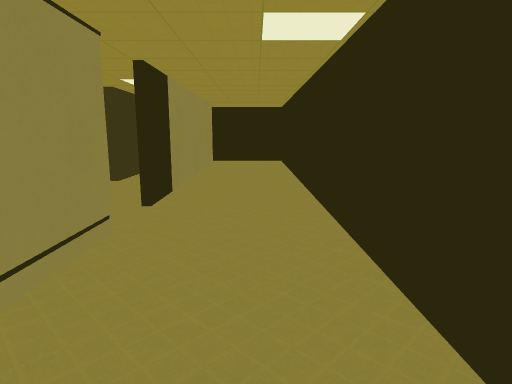
View 1 (above)

20 first-person views from a walk through a 3-D level made in the Godot game engine. The camera is 1.4 m above the floor, tilts 10° down and sees 75° across. The floor is counted in squares, 1 m on a side. Each view is taken from the middle of a square. On the plan, view 1 faces up. The plan holds only what a view shows up to about 15 squares ahead; the rest is blank. Surface patterns are stand-ins for the level's own textures.

View 2
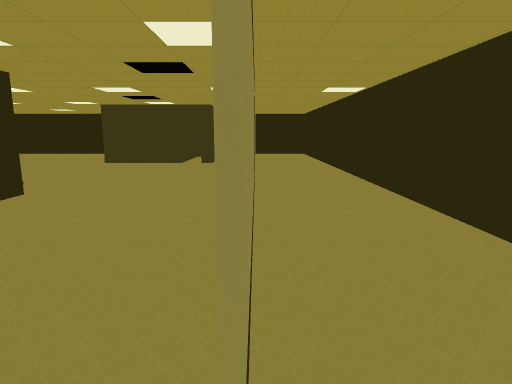

View 3
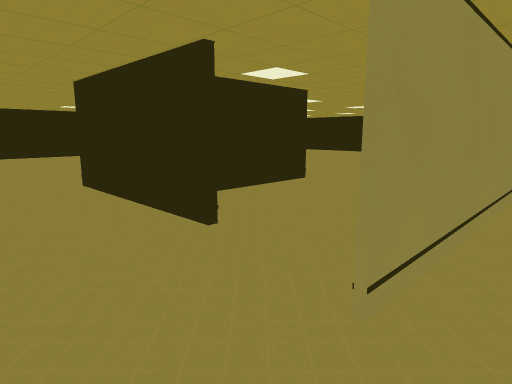

View 4
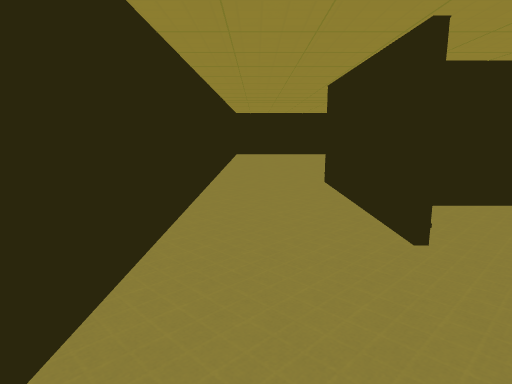

View 5
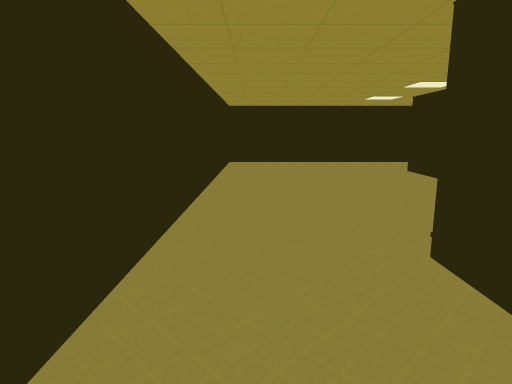

View 6
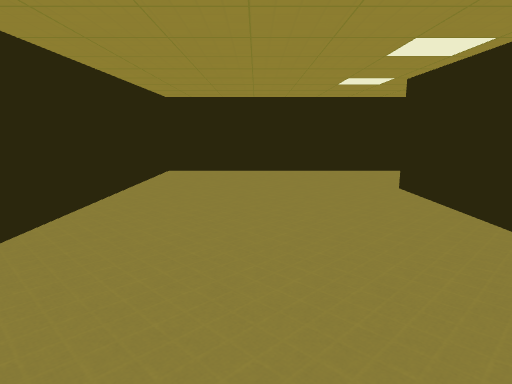

View 7
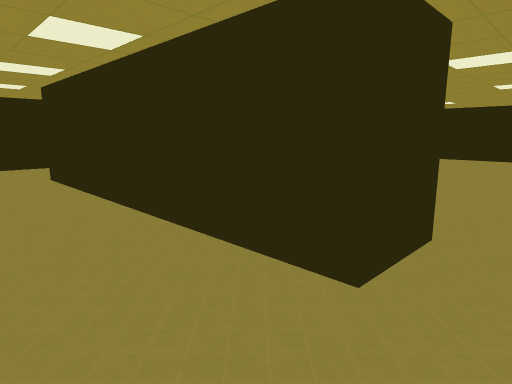

View 8
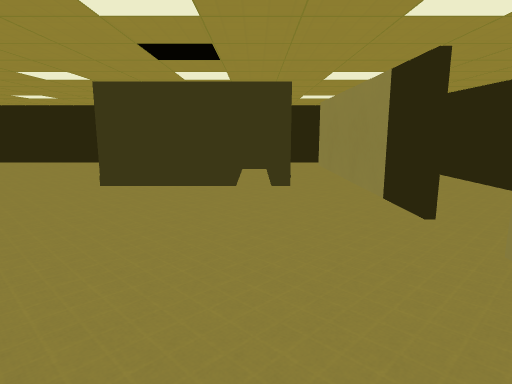

View 9
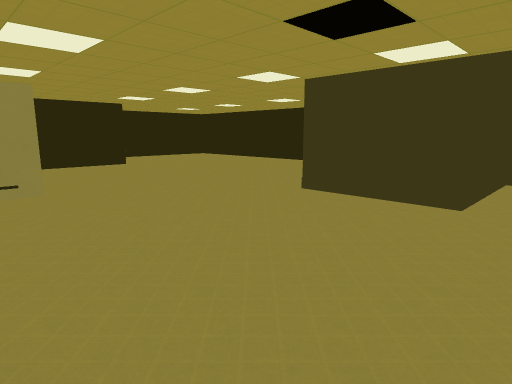

View 10
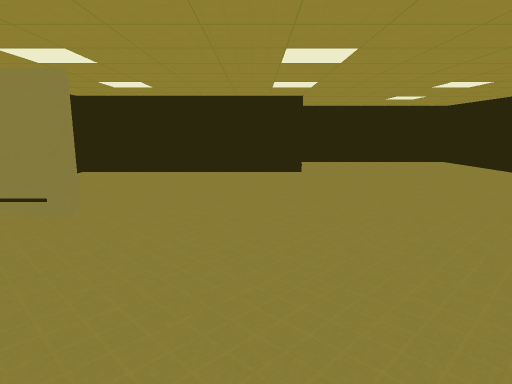

View 11
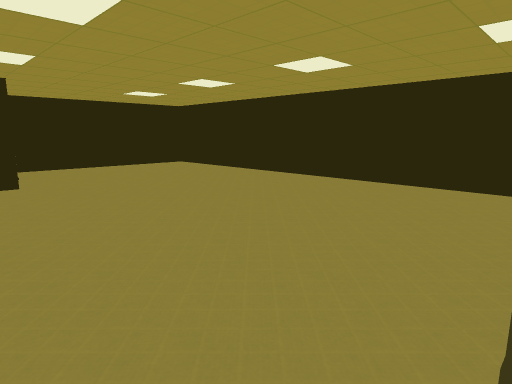

View 12
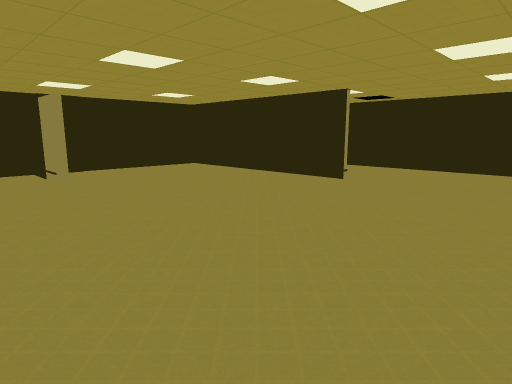

View 13
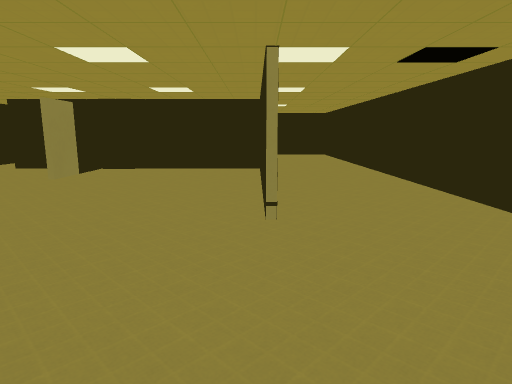

View 14
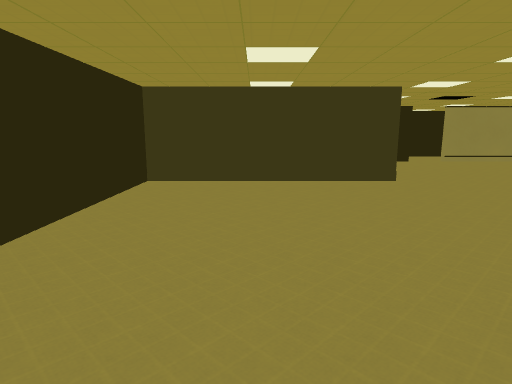

View 15
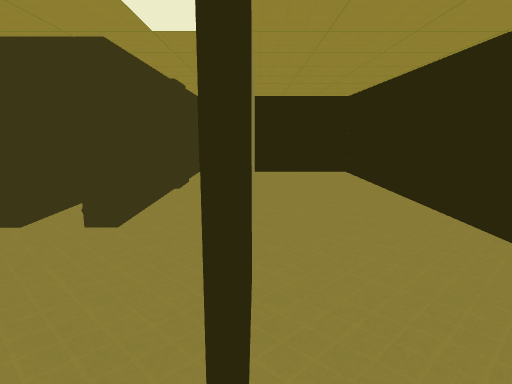

View 16
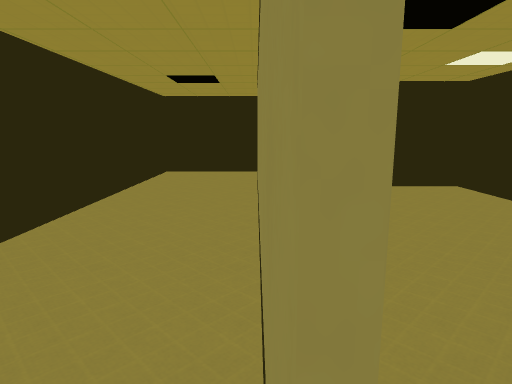

View 17
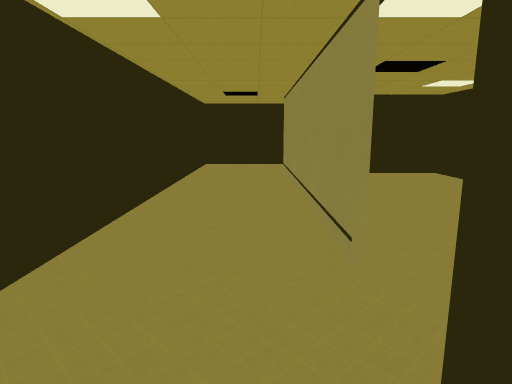

View 18
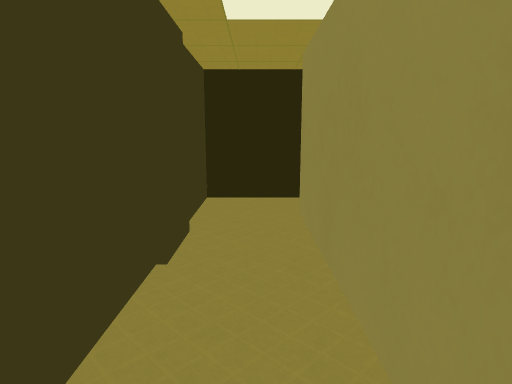

View 19
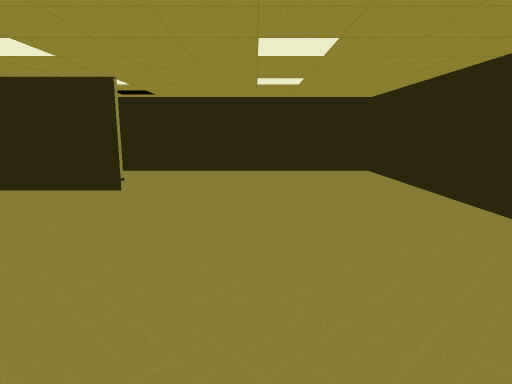

View 20
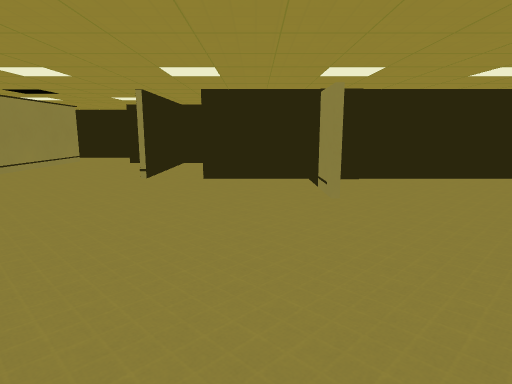

### Floor plan
Points are (right, up) in squares from view 1. A wall is a line through its corners. A room is listed if a view was taken in it or the views show most of it. See-through windows are left out.
Room 1 (views 1, 2, 3, 4, 5, 6, 7, 8, 9, 10, 11, 12, 13, 14, 15, 16, 17, 18, 19, 20)
walls: (-12.6, 4.9) (-12.6, 1.6); (-12.8, 1.6) (-12.8, 4.9); (-7.4, 1.6) (-7.4, -3.8) (-5, -3.8); (-7.6, -3.2) (-7.6, 1.6); (-2, 4.8) (-2, -4.9); (-2.2, 6.3) (-2.2, 15.9); (-5, -4) (-10.8, -4); (-19.2, 9.8) (-19.2, 1.7) (-9.4, 1.7) (-9.4, -0.3) (-19.5, -0.3); (-2.2, -3.2) (-2.2, 0.5); (-4.5, 14.2) (-5.5, 14.2) (-5.5, 9.9) (-9.2, 9.9) (-9.2, 17.2) (-23.6, 17.2) (-23.6, -7.3) (1.3, -7.3) (1.3, 17.2) (-4.1, 17.2) (-4.1, 9.9) (-4.6, 9.9); (-2, 15.1) (-2, 6.2)
ways out: gap at (-2, 16)

Where each view was taken, in squares from view 1:
view 1: 0 up, 0 right, facing up
view 2: 6 down, 2 left, facing up
view 3: 7 down, 1 left, facing up-left
view 4: 6 down, 1 left, facing left
view 5: 6 down, 7 left, facing left
view 6: 4 down, 11 left, facing left
view 7: 3 down, 8 left, facing up-left
view 8: 1 up, 5 left, facing up
view 9: 3 up, 4 left, facing up-left
view 10: 8 up, 7 left, facing left
view 11: 8 up, 9 left, facing up-left
view 12: 15 up, 10 left, facing down-left
view 13: 15 up, 19 left, facing down
view 14: 14 up, 19 left, facing right
view 15: 5 up, 2 left, facing up
view 16: 5 up, 2 left, facing down
view 17: 8 up, 1 left, facing down
view 18: 10 up, 3 left, facing up
view 19: 13 up, 11 left, facing left
view 20: 12 up, 11 left, facing down
